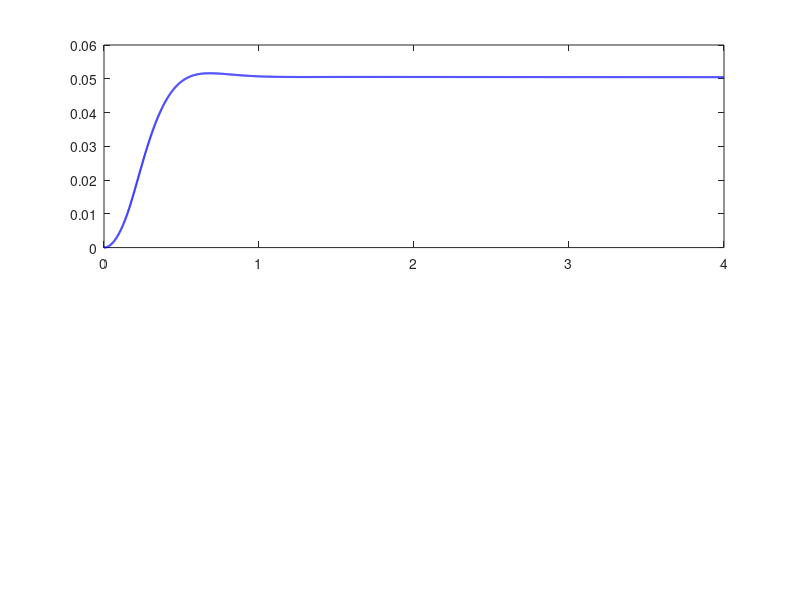

This figure's MATLAB source: (Note: this script raises an error after producing the figure.)
%% PID + MBK Rail with Noise, Filtering, and Homing

clear; clc;

%% Simulation parameters
dt = 0.001;              % 1 kHz loop
steps = 4000;            % 4 seconds
time = (0:steps-1)*dt;

%% MBK parameters   
mass = 1; %1kg
damping = 0.5; 
stiffness = 0;

%% State variables
position = zeros(1,steps);
velocity = zeros(1,steps);
position(1) = 0; 

%% Encoder parameters
encoder_noise_std = 0;   % 0.5 mm noise
measured_position = zeros(1,steps);

%% PID parameters
Kp = 67;
Ki = 3;
Kd = 12;

integrator = 0;
integrator_limit = 10.5;
output_limit = 0.9;

prev_measurement = 0;
prev_d_filtered = 0;
prev_error = 0;

% Derivative low-pass filter
derivative_cutoff = 20;           % Hz
alpha = exp(-2*pi*derivative_cutoff*dt);

%% Homing parameters
limit_switch_position = 0.0;      % physical rail end
homed = true;
homing_speed = -0.3;              % constant motor effort
target_position = 0.05;            % after homing

%% Control logging
control = zeros(1,steps);
homed_log = zeros(1,steps);  

%% Simulation loop
for i = 1:steps

    %% Encoder measurement with noise
    measured_position(i) = position(i) + ...
        encoder_noise_std * randn();

    %% Limit switch logic
    if ~homed
        % Move toward rail end until switch hit
        control(i) = max(min(homing_speed, 0.3), -0.3);

        if position(i) <= limit_switch_position
            homed = true;
            position(i) = 0;
            velocity(i) = 0;
            integrator = 0;
            prev_measurement = 0;
        end

    else
        %% PID control
        error = target_position - measured_position(i);

        % Integral
        integrator = integrator + 0.5*(error+prev_error)*dt
        integrator = max(min(integrator, integrator_limit), -integrator_limit)

        % Derivative (measurement-based)
        d_raw = -(measured_position(i) - prev_measurement)/dt;
        %d_filtered = alpha*prev_d_filtered + (1-alpha)*d_raw;
        d_filtered = d_raw;
        
        % PID output
        u = Kp*error + Ki*integrator + Kd*d_filtered;
        u = max(min(u, output_limit), -output_limit);

        control(i) = u;
        
        prev_error = error;
        prev_measurement = measured_position(i);
        prev_d_filtered = d_filtered;
    end

    homed_log(i) = homed; 

    %% MBK dynamics
    if i < steps
        acceleration = (control(i) ...
                        - damping*velocity(i) ...
                        - stiffness*position(i)) / mass;
        velocity(i+1) = velocity(i) + acceleration*dt;
        position(i+1) = position(i) + velocity(i+1)*dt;
    end
end

%% Save CSV
csvwrite('log.csv', [time', position', control']);

%% Plots
figure;



measured_history = zeros(size(time)); % Pre-allocate for speed
control_history = zeros(size(time));
%% Noise Parameters
encoder_noise_std = 0.0009; % Adjust this value (e.g., 0.001 for clean, 0.02 for noisy)
for i = 1:steps
    
% Inside your simulation loop:
% 1. Get the "Perfect" position from your physics model
% 2. Add noise to create the "Measured" position
% ... (inside the loop at index i) ...
measured_position = position(i) + 0.0009 * randn();
measured_history(i) = measured_position; % Save the noisy value for plotting later



control_history(i) = control(i) + 0.014 * randn();
end
% ... (Run your PID logic using measured_position) ...

%% Plotting Code
subplot(2,1,1);
plot(time, position, 'b', 'LineWidth', 1.5); 
hold on;
plot(time, measured_history, 'r:', 'Color', [1, 0, 0, 0.3]); 
hold off;

ylabel('Position (m)');
legend('True', 'Measurement');
grid on;

subplot(2,1,2);
plot(time, control_history, 'Color', [0, 0.5, 0]); % Dark green for control
ylabel('Control Signal (u)');
xlabel('Time (s)');
grid on;

%subplot(3,1,3);
%plot(time, homed_log);
%ylabel('Homed');
%xlabel('Time (s)');
%grid on;
